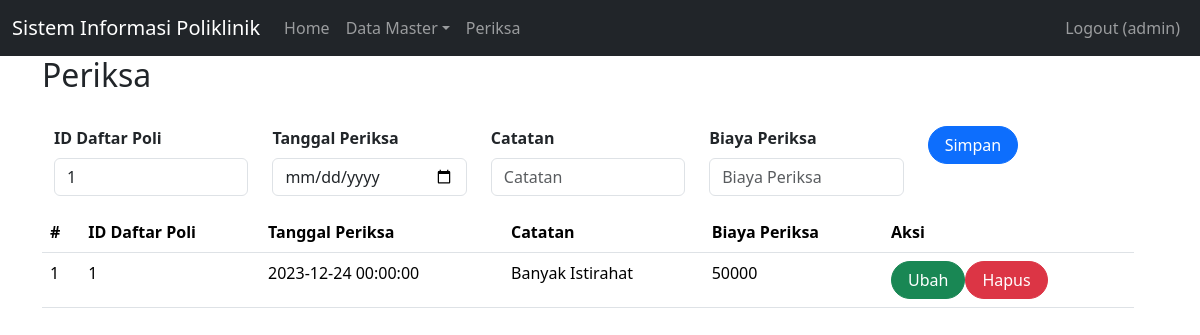
The page /index.php?page=periksa (signed in) on the database its author committed.
### tables this page shows
CREATE TABLE `periksa` (
  `id` int(11) UNSIGNED NOT NULL,
  `id_daftar_poli` int(11) UNSIGNED NOT NULL,
  `tgl_periksa` datetime NOT NULL,
  `catatan` text NOT NULL,
  `biaya_periksa` int(11) NOT NULL
);

### periksa.php (the view, shortened to what this page needs)
<div class="container">
    <h2>Periksa</h2>
<br>
    <?php
include'koneksi.php';
?>
<body>
<div class="container">
    <form class="form row"  method="POST" action="" name="myForm" onsubmit="return(validate());">
    <?php
    $tgl_periksa= '';
    $catatan = '';
    $biaya_periksa ='';
    ?>
    <div class="row">
        <div class="col">
        <label for="inputNama" class="form-label fw-bold">
            ID Daftar Poli
        </label>
        <select class="form-control" name="id_daftar_poli">
        <?php
        $selected = '';
        $daftar_poli = mysqli_query($mysqli, "SELECT * FROM daftar_poli");
        while ($data = mysqli_fetch_array($daftar_poli)) {
            if ($data['id'] == $daftar_poli) {
                $selected = 'selected="selected"';
            } else {
                $selected = '';
            }
        ?>
            <option value="<?php echo $data['id'] ?>" <?php echo $selected ?>><?php echo $data['id_pasien'] ?></option>
        <?php
        }
        ?>
    </select>
    </div>
    <div class="col">
        <label for="inputTgl_periksa" class="form-label fw-bold">
            Tanggal Periksa
        </label>
        <input type="date" class="form-control" name="tgl_periksa" id="inputTgl_periksa" placeholder="tgl_periksa" value="<?php echo $tgl_periksa ?>">
    </div>
    <div class="col">
        <label for="inputCatatan" class="form-label fw-bold">
            Catatan
        </label>
        <input type="text" class="form-control" name="catatan" id="inputCatatan" placeholder="Catatan" value="<?php echo $catatan ?>">
    </div>
    <div class="col">
        <label for="inputCatatan" class="form-label fw-bold">
            Biaya Periksa
        </label>
        <input type="integer" class="form-control" name="biaya_periksa" id="inputBiayaPeriksa" placeholder="Biaya Periksa" value="<?php echo $biaya_periksa ?>">
    </div>
    <div class="col">
        <button type="submit" class="btn btn-primary rounded-pill px-3" name="simpan">Simpan</button>
    </div>
    </form>
    <br>
    <br>
    <table class="table table-hover">
    <table class="table table-hover">
    <thead>
        <tr>
            <th scope="col">#</th>
            <th scope="col">ID Daftar Poli</th>
            <th scope="col">Tanggal Periksa</th>
            <th scope="col">Catatan</th>
            <th scope="col">Biaya Periksa</th>
            <th scope="col">Aksi</th>
        </tr>
    </thead>
        <tbody>
    <?php
    $result = mysqli_query($mysqli, "SELECT periksa.*, daftar_poli.id_pasien as 'id_pasien' FROM periksa LEFT JOIN daftar_poli ON (periksa.id_daftar_poli=daftar_poli.id) ORDER BY id ASC");
    if (mysqli_num_rows($result) > 0) {
        $no = 1;
        while ($data = mysqli_fetch_array($result)) {
            echo "<tr>";
            echo "<td>" . $no++ . "</td>";
            echo "<td>" . $data['id_daftar_poli'] . "</td>";
            echo "<td>" . $data['tgl_periksa'] . "</td>";
            echo "<td>" . $data['catatan'] . "</td>";
            echo "<td>" . $data['biaya_periksa'] . "</td>";
            echo "<td>";
            echo '<a class="btn btn-success rounded-pill px-3" href="index.php?page=periksa&id=' . $data['id'] . '">Ubah</a>';
            echo '<a class="btn btn-danger rounded-pill px-3" href="index.php?page=periksa&id=' . $data['id'] . '&aksi=hapus">Hapus</a>';            echo "</td>";
            echo "</tr>";
        }
    } else {
        echo "No rows returned.";
    }
    ?>
    </tbody>
    </table>

### rows shown on the page
periksa: id_daftar_poli "1", tgl_periksa "2023-12-24 00:00:00", catatan "Banyak Istirahat", biaya_periksa "50000"

### other values the page prints
$_SESSION['username'] "admin"
form field id_daftar_poli "1"
